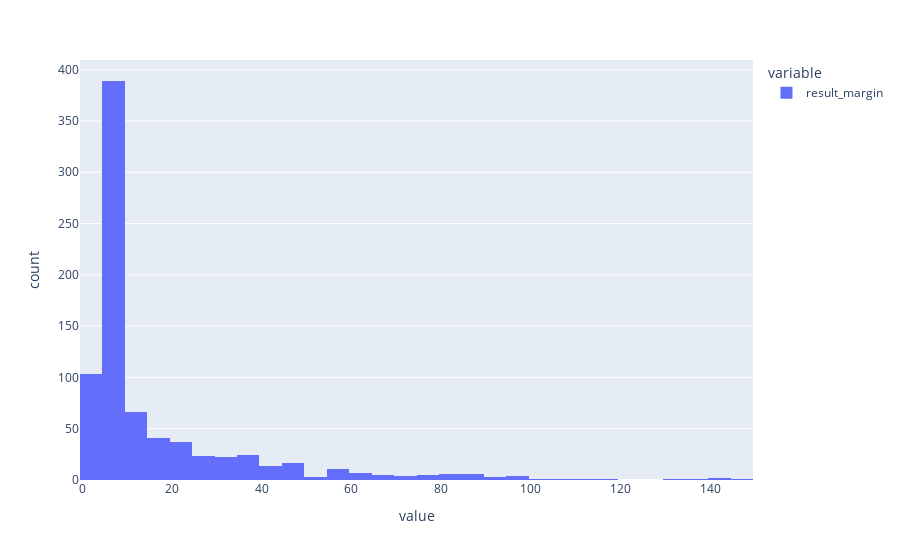

Notebook source saved alongside this figure:
### Code cell
px.histogram(df['result_margin'])

### Figure 1 — Plotly figure (JSON) as saved in the notebook; plotly's stock layout.template omitted (floating-point values rounded to 4 significant figures; data arrays with more than 128 entries replaced by an {"elided": "..."} marker saying what was removed)
{"data": [{"alignmentgroup": "True", "bingroup": "x", "hovertemplate": "variable=result_margin<br>value=%{x}<br>count=%{y}<extra></extra>", "legendgroup": "result_margin", "marker": {"color": "#636efa", "pattern": {"shape": ""}}, "name": "result_margin", "offsetgroup": "result_margin", "orientation": "v", "showlegend": true, "type": "histogram", "x": {"elided": "816 int values"}, "xaxis": "x", "yaxis": "y"}], "layout": {"barmode": "relative", "legend": {"title": {"text": "variable"}, "tracegroupgap": 0}, "margin": {"t": 60}, "xaxis": {"anchor": "y", "domain": [0, 1], "title": {"text": "value"}}, "yaxis": {"anchor": "x", "domain": [0, 1], "title": {"text": "count"}}}}
